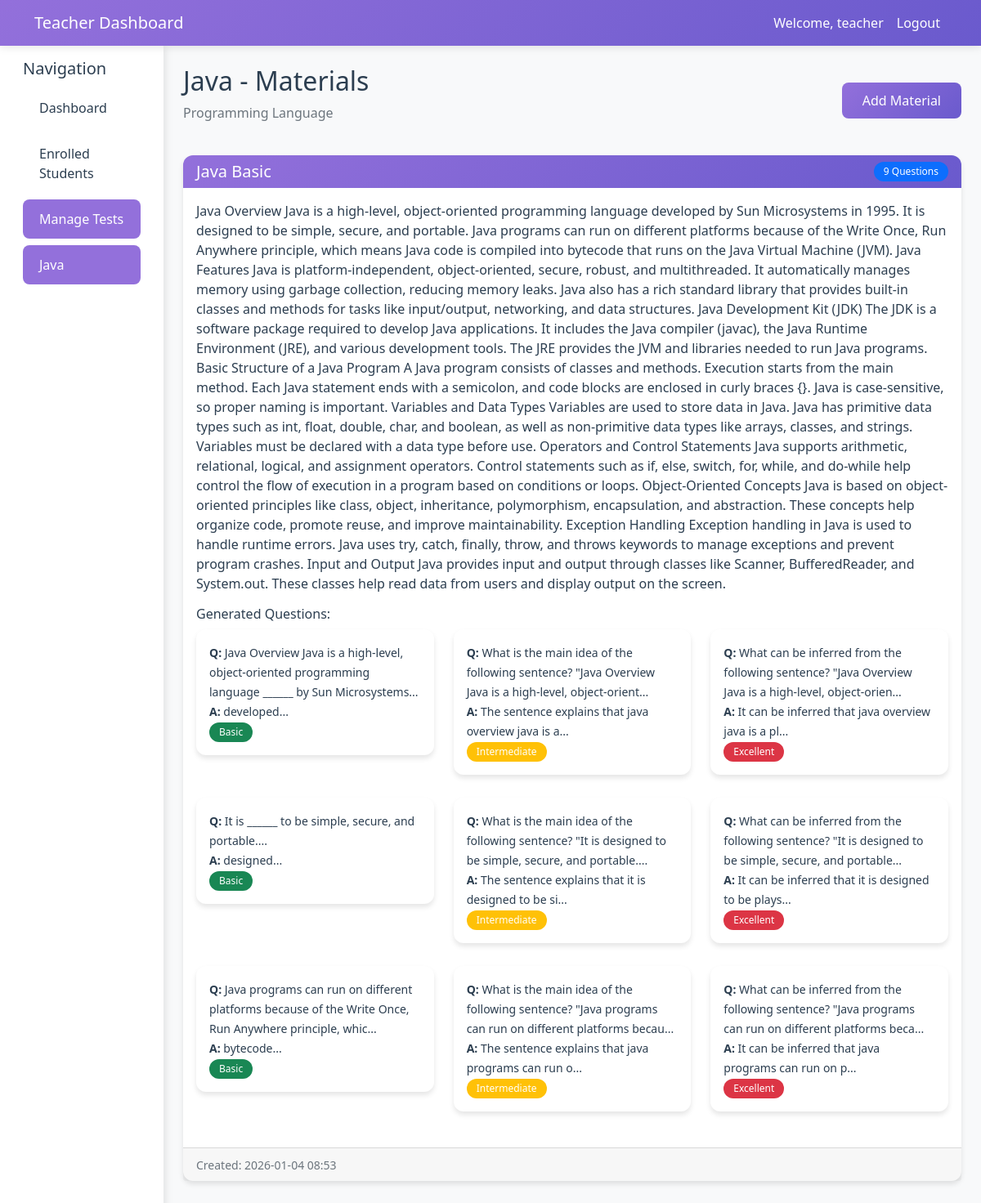
/teacher/courses/1/materials (signed in), run on the app's committed database.
### models.py (models this page shows, shortened)
class User(UserMixin, db.Model):
    id = db.Column(db.Integer, primary_key=True)
    username = db.Column(db.String(80), unique=True, nullable=False)
    email = db.Column(db.String(120), unique=True, nullable=False)
    password_hash = db.Column(db.String(128))
    role = db.Column(db.String(20), nullable=False)  # admin, teacher, student
    created_at = db.Column(db.DateTime, default=datetime.utcnow)
    teacher_profile = db.relationship('Teacher', backref='user', uselist=False)
    student_profile = db.relationship('Student', backref='user', uselist=False)

class Course(db.Model):
    id = db.Column(db.Integer, primary_key=True)
    title = db.Column(db.String(200), nullable=False)
    description = db.Column(db.Text)
    teacher_id = db.Column(db.Integer, db.ForeignKey('teacher.id'), nullable=False)
    created_at = db.Column(db.DateTime, default=datetime.utcnow)
    materials = db.relationship('CourseMaterial', backref='course', lazy=True)
    enrollments = db.relationship('Enrollment', backref='course', lazy=True)
    tests = db.relationship('Test', backref='course', lazy=True)

class CourseMaterial(db.Model):
    id = db.Column(db.Integer, primary_key=True)
    course_id = db.Column(db.Integer, db.ForeignKey('course.id'), nullable=False)
    title = db.Column(db.String(200), nullable=False)
    content = db.Column(db.Text, nullable=False)
    file_path = db.Column(db.String(300))
    created_at = db.Column(db.DateTime, default=datetime.utcnow)
    questions = db.relationship('Question', backref='material', lazy=True)

class Question(db.Model):
    id = db.Column(db.Integer, primary_key=True)
    material_id = db.Column(db.Integer, db.ForeignKey('course_material.id'), nullable=False)
    question_text = db.Column(db.Text, nullable=False)
    answer = db.Column(db.Text, nullable=False)
    difficulty = db.Column(db.String(20), nullable=False)  # basic, intermediate, excellent
    question_type = db.Column(db.String(50))

### app.py (the view, shortened to what this page needs)
@app.route('/teacher/courses/<int:course_id>/materials', methods=['GET', 'POST'])
@login_required
def manage_materials(course_id):
    if current_user.role != 'teacher':
        flash('Access denied', 'error')
        return redirect(url_for('login'))
    course = Course.query.get_or_404(course_id)
    materials = CourseMaterial.query.filter_by(course_id=course_id).all()
    return render_template('teacher/materials.html', course=course, materials=materials, theme_color=THEME_COLOR)

### app.py (called while the page is built)
@login_manager.user_loader
def load_user(user_id):
    return User.query.get(int(user_id))

### templates/teacher/materials.html (shortened to what this page needs)
<!DOCTYPE html>
<html lang="en">
<head>
    <link href="https://cdn.jsdelivr.net/npm/bootstrap@5.1.3/dist/css/bootstrap.min.css" rel="stylesheet">
    <link href="{{ url_for('static', filename='css/style.css') }}" rel="stylesheet">
</head>
<body>
    <nav class="navbar navbar-expand-lg navbar-dark">
        <div class="container">
            <a class="navbar-brand" href="#">Teacher Dashboard</a>
            <div class="navbar-nav ms-auto">
                <span class="nav-link">Welcome, {{ current_user.username }}</span>
                <a class="nav-link" href="{{ url_for('logout') }}">Logout</a>
            </div>
        </div>
    </nav>
    <div class="container-fluid">
        <div class="row">
            <div class="col-md-3 col-lg-2 sidebar">
                <div class="p-3">
                    <h5>Navigation</h5>
                    <ul class="nav flex-column">
                        <li class="nav-item">
                            <a class="nav-link" href="{{ url_for('teacher_dashboard') }}">Dashboard</a>
                        </li>
                        <li class="nav-item">
                            <a class="nav-link" href="{{ url_for('enrolled_students') }}">Enrolled Students</a>
                        </li>
						                        <li class="nav-item">
                            <a class="nav-link active" href="{{ url_for('manage_tests') }}">Manage Tests</a>
                        </li>
                        <li class="nav-item">
                            <a class="nav-link active" href="{{ url_for('manage_materials', course_id=course.id) }}">{{ course.title }}</a>
                        </li>
                    </ul>
                </div>
            </div>
            <div class="col-md-9 col-lg-10 ms-sm-auto px-4 py-4">
                <div class="d-flex justify-content-between align-items-center mb-4">
                    <div>
                        <h2>{{ course.title }} - Materials</h2>
                        <p class="text-muted">{{ course.description }}</p>
                    </div>
                    <button class="btn btn-primary" data-bs-toggle="modal" data-bs-target="#addMaterialModal">Add Material</button>
                </div>
                <div class="row">
                    {% for material in materials %}
                    <div class="col-12 mb-4">
                        <div class="card">
                            <div class="card-header d-flex justify-content-between align-items-center">
                                <h5 class="card-title mb-0">{{ material.title }}</h5>
                                <span class="badge bg-primary">{{ material.questions|length }} Questions</span>
                            </div>
                            <div class="card-body">
                                <p class="card-text">{{ material.content }}</p>
                                <div class="mt-3">
                                    <h6>Generated Questions:</h6>
                                    <div class="row">
                                        {% for question in material.questions %}
                                        <div class="col-md-4 mb-2">
                                            <div class="card {% if question.difficulty == 'basic' %}difficulty-basic{% elif question.difficulty == 'intermediate' %}difficulty-intermediate{% else %}difficulty-excellent{% endif %}">
                                                <div class="card-body p-3">
                                                    <small><strong>Q:</strong> {{ question.question_text[:100] }}...</small><br>
                                                    <small><strong>A:</strong> {{ question.answer[:50] }}...</small><br>
                                                    <span class="badge {% if question.difficulty == 'basic' %}bg-success{% elif question.difficulty == 'intermediate' %}bg-warning{% else %}bg-danger{% endif %}">
                                                        {{ question.difficulty|title }}
                                                    </span>
                                                </div>
                                            </div>
                                        </div>
                                        {% endfor %}
                                    </div>
                                </div>
                            </div>
                            <div class="card-footer">
                                <small class="text-muted">Created: {{ material.created_at.strftime('%Y-%m-%d %H:%M') }}</small>
                            </div>
                        </div>
                    </div>
                    {% endfor %}
                </div>
            </div>
        </div>
    </div>
</body>
</html>

### static/css/style.css (style rules this page uses)
:root { --primary-color: #9370DB; --primary-dark: #7B68EE; --primary-light: #AB9BFF; --secondary-color: #6A5ACD; --accent-color: #483D8B; --text-dark: #2C3E50; --text-light: #7F8C8D; --bg-light: #F8F9FA; --bg-white: #FFFFFF; --success-color: #28A745; --warning-color: #FFC107; --danger-color: #DC3545; --info-color: #17A2B8; }
body { font-family: 'Segoe UI', Tahoma, Geneva, Verdana, sans-serif; background-color: var(--bg-light); color: var(--text-dark); }
.navbar { background: linear-gradient(135deg, var(--primary-color), var(--secondary-color)); box-shadow: 0 2px 10px rgba(0,0,0,0.1); }
.navbar-brand, .navbar-nav .nav-link { color: white !important; font-weight: 500; }
.sidebar { background: var(--bg-white); min-height: calc(100vh - 56px); box-shadow: 2px 0 10px rgba(0,0,0,0.1); }
.sidebar .nav-link { color: var(--text-dark); padding: 12px 20px; border-radius: 8px; margin: 4px 0; transition: all 0.3s ease; }
.sidebar .nav-link:hover, .sidebar .nav-link.active { background-color: var(--primary-color); color: white; }
.card { border: none; border-radius: 12px; box-shadow: 0 4px 6px rgba(0,0,0,0.1); transition: transform 0.3s ease; margin-bottom: 20px; }
.card-header { background: linear-gradient(135deg, var(--primary-color), var(--secondary-color)); color: white; border-radius: 12px 12px 0 0 !important; border: none; }
.btn-primary { background: linear-gradient(135deg, var(--primary-color), var(--secondary-color)); border: none; border-radius: 8px; padding: 10px 25px; font-weight: 500; transition: all 0.3s ease; }
.difficulty-basic { border-left-color: var(--success-color); }
.difficulty-intermediate { border-left-color: var(--warning-color); }
.difficulty-excellent { border-left-color: var(--danger-color); }
.badge { padding: 6px 12px; border-radius: 20px; font-weight: 500; }

### data on the page
User: username "teacher"
Course: title "Java", description "Programming Language"
CourseMaterial: title "Java Basic", questions|length "9", content "Java Overview Java is a high-level, object-oriented programming language developed by Sun Microsystems in 1995. It is designed to be simple, secure, and portable. Java programs can run on different platforms because of the Write Once, Run Anywhere principle, which means Java code is compiled into bytecode that runs on the Java Virtual Machine (JVM). Java Features Java is platform-independent, object-oriented, secure, robust, and multithreaded. It automatically manages memory using garbage collection, reducing memory leaks. Java also has a rich standard library that provides built-in classes and methods for tasks like input/output, networking, and data structures. Java Development Kit (JDK)…", created_at "2026-01-04 08:53"
Question: question_text "Java Overview Java is a high-level, object-oriented programming language ______ by Sun Microsystems", answer "developed", difficulty "Basic"
Question: question_text "What is the main idea of the following sentence? \"Java Overview Java is a high-level, object-orient", answer "The sentence explains that java overview java is a", difficulty "Intermediate"
Question: question_text "What can be inferred from the following sentence? \"Java Overview Java is a high-level, object-orien", answer "It can be inferred that java overview java is a pl", difficulty "Excellent"
Question: question_text "It is ______ to be simple, secure, and portable.", answer "designed", difficulty "Basic"
Question: question_text "What is the main idea of the following sentence? \"It is designed to be simple, secure, and portable.", answer "The sentence explains that it is designed to be si", difficulty "Intermediate"
Question: question_text "What can be inferred from the following sentence? \"It is designed to be simple, secure, and portable", answer "It can be inferred that it is designed to be plays", difficulty "Excellent"
Question: question_text "Java programs can run on different platforms because of the Write Once, Run Anywhere principle, whic", answer "bytecode", difficulty "Basic"
Question: question_text "What is the main idea of the following sentence? \"Java programs can run on different platforms becau", answer "The sentence explains that java programs can run o", difficulty "Intermediate"
Question: question_text "What can be inferred from the following sentence? \"Java programs can run on different platforms beca", answer "It can be inferred that java programs can run on p", difficulty "Excellent"
